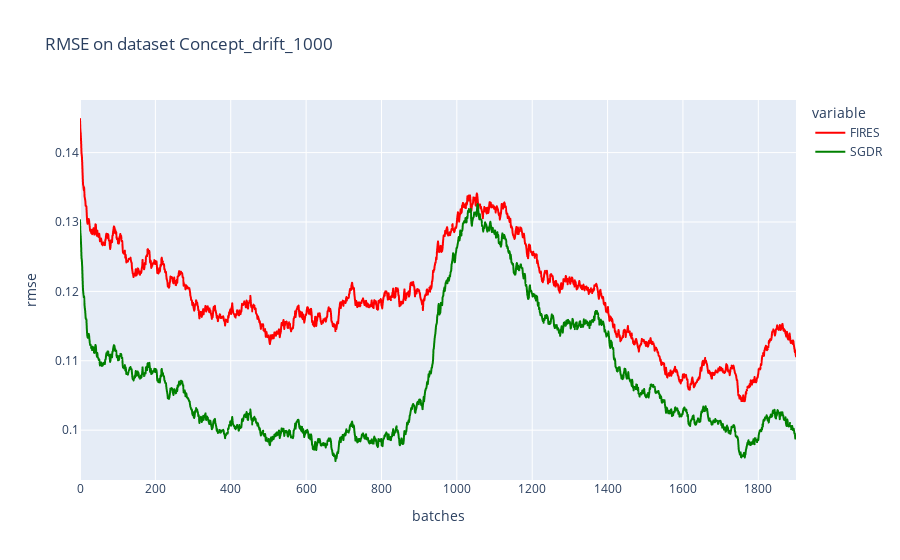

Here is the notebook cell this chart was saved with:
### Code cell
title = "RMSE on dataset {}".format(dataset_name)
col_names = ["FIRES", "SGDR"]
d = {"FIRES":fires_rmse, "SGDR":sgdr_rmse}
df = pd.DataFrame(d, columns=col_names)
fig = px.line(df, y = col_names, title=title, labels={"index":"batches", "value":"rmse"}, color_discrete_map={'FIRES': 'red', "SGDR": "green"})
rmse_trace = fig["data"]
fig.show()

### Figure 1 — Plotly figure (JSON) as saved in the notebook; plotly's stock layout.template omitted (floating-point values rounded to 4 significant figures; data arrays with more than 128 entries replaced by an {"elided": "..."} marker saying what was removed)
{"data": [{"hovertemplate": "variable=FIRES<br>batches=%{x}<br>rmse=%{y}<extra></extra>", "legendgroup": "FIRES", "line": {"color": "red", "dash": "solid"}, "mode": "lines", "name": "FIRES", "showlegend": true, "type": "scattergl", "x": {"elided": "1901 int values"}, "xaxis": "x", "y": {"elided": "1901 float values"}, "yaxis": "y"}, {"hovertemplate": "variable=SGDR<br>batches=%{x}<br>rmse=%{y}<extra></extra>", "legendgroup": "SGDR", "line": {"color": "green", "dash": "solid"}, "mode": "lines", "name": "SGDR", "showlegend": true, "type": "scattergl", "x": {"elided": "1901 int values"}, "xaxis": "x", "y": {"elided": "1901 float values"}, "yaxis": "y"}], "layout": {"legend": {"title": {"text": "variable"}, "tracegroupgap": 0}, "title": {"text": "RMSE on dataset Concept_drift_1000"}, "xaxis": {"anchor": "y", "domain": [0, 1], "title": {"text": "batches"}}, "yaxis": {"anchor": "x", "domain": [0, 1], "title": {"text": "rmse"}}}}
